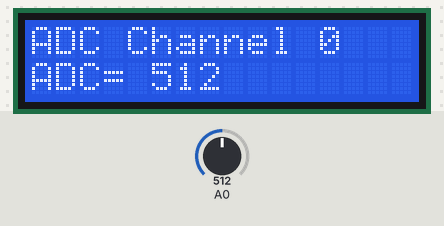
This sketch was run on a simulated Arduino Uno, built with avr-gcc and run on an emulated ATmega328P. Shown: 16×2 character LCD. Inputs (shaded band) come from the test bench; at power-on: A0 = 512.

Above: at 1.2 s.
1.3 s: A0 set to 716
At 2.6 s:
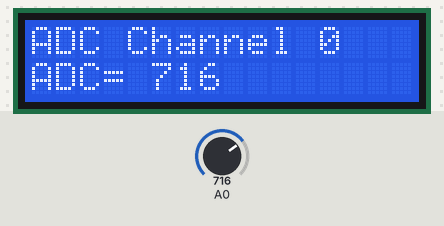
3.5 s: A0 set to 900
At 5.2 s:
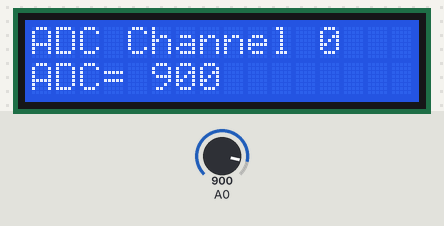
5.5 s: A0 set to 1023
At 7.0 s:
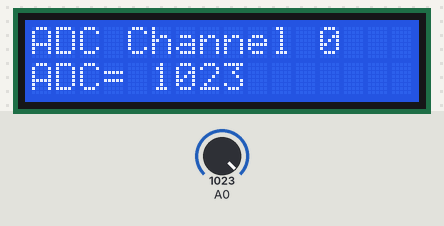
Timing chart, 0 to 8.5 s (numbered marks = the images above; inputs shaded):
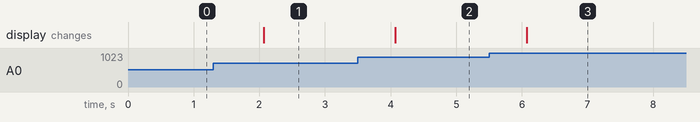

The sketch:

6.1.ino
```cpp
// Program : membaca analog input A0
#include <LiquidCrystal.h>
LiquidCrystal lcd(13, 12, 11, 10, 9, 8);

void setup()
  {
    pinMode(A0,INPUT);
    lcd.begin(16, 2);
    lcd.print("ADC Channel 0");
    lcd.setCursor(0,1);
    lcd.print("ADC= ");
  }
void loop()
  {
int adc0 = analogRead(A0);
    lcd.setCursor(5,1);
    lcd.print(adc0);
    lcd.print( " ");
    delay(1000);
  }
```

Measured:
- after the input at 1.3 s, the display: changes after 0.77 s (image 1)
- after the input at 3.5 s, the display: changes after 0.57 s (image 2)
- after the input at 5.5 s, the display: changes after 0.57 s (image 3)
